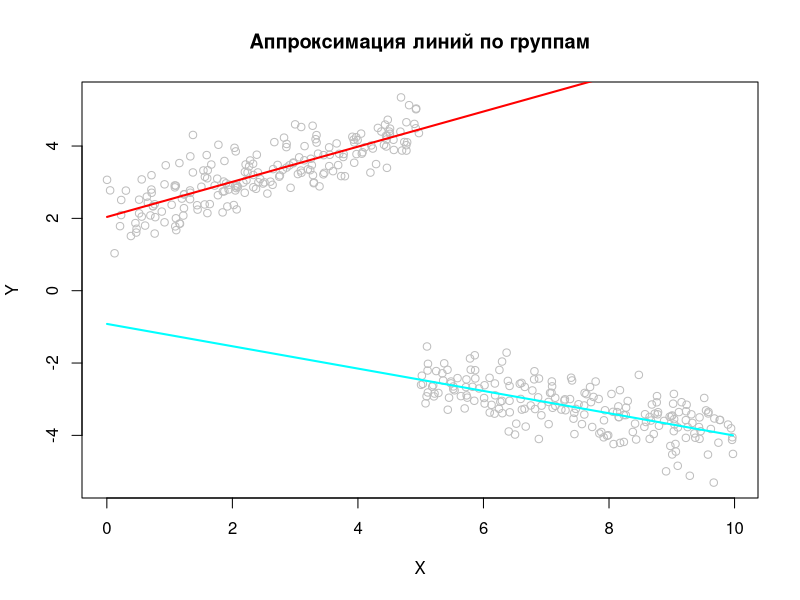

Write the R code that produced this figure.
# Функция генерации зашумленных точек комбинации двух линий
generate_noisy_lines <- function(n_points = 200, noise_level = 0.5) {
  # Создание точек для первой линии
  x1 <- runif(n_points, 0, 5)
  y1 <- 2 + 0.5 * x1 + rnorm(n_points, 0, noise_level)
  
  # Создание точек для второй линии
  x2 <- runif(n_points, 5, 10)
  y2 <- -1 - 0.3 * x2 + rnorm(n_points, 0, noise_level)
  
  # Объединение точек
  x <- c(x1, x2)
  y <- c(y1, y2)
  
  return(list(x = x, y = y))
}

# Функция для выполнения K-средних
k_means_manual <- function(x, y, k) {
  # Инициализация центров кластеров случайными точками
  set.seed(123)
  centers <- data.frame(x = sample(x, k), y = sample(y, k))
  
  # Переменная для хранения предыдущих центров
  prev_centers <- data.frame(x = numeric(k), y = numeric(k))
  
  while (!all(centers == prev_centers)) {
    # Присвоение точек к ближайшему центру
    distances <- as.matrix(dist(rbind(centers, data.frame(x = x, y = y))))
    cluster_assignments <- apply(distances[1:k, (k + 1):(k + length(x))], 2, which.min)
    
    # Сохранение предыдущих центров
    prev_centers <- centers
    
    # Обновление центров кластеров
    centers <- data.frame(
      x = tapply(x, cluster_assignments, mean),
      y = tapply(y, cluster_assignments, mean)
    )
  }
  
  return(cluster_assignments)
}

# Функция линейной регрессии методом наименьших квадратов
linear_regression_manual <- function(x, y) {
  x_mean <- mean(x)
  y_mean <- mean(y)
  
  numerator <- sum((x - x_mean) * (y - y_mean))
  denominator <- sum((x - x_mean)^2)
  
  slope <- numerator / denominator
  intercept <- y_mean - slope * x_mean
  
  return(list(slope = slope, intercept = intercept))
}

# Функция для анализа и аппроксимации линий
analyze_and_fit_lines <- function(x, y, k) {
  # Кластеризация
  cluster_assignments <- k_means_manual(x, y, k)
  
  # Список для хранения линий
  lines <- list()
  
  # Для каждой группы точек
  for (i in 1:k) {
    group_x <- x[cluster_assignments == i]
    group_y <- y[cluster_assignments == i]
    
    # Пропуск группы, если в ней недостаточно точек
    if (length(group_x) < 2) next
    
    # Линейная регрессия для группы
    line <- linear_regression_manual(group_x, group_y)
    lines[[i]] <- line
  }
  
  return(lines)
}

# Визуализация результатов
visualize_results <- function(x, y, lines, k) {
  plot(x, y, col = 'gray', 
       main = 'Аппроксимация линий по группам',
       xlab = 'X', ylab = 'Y')
  
  # Цвета для линий
  line_colors <- rainbow(k)
  
  # Отрисовка аппроксимированных линий
  for (i in 1:length(lines)) {
    model <- lines[[i]]
    
    # Диапазон x для линии
    x_line <- seq(min(x), max(x), length.out = 100)
    y_line <- model$intercept + model$slope * x_line
    
    # Отрисовка линии
    lines(x_line, y_line, 
          col = line_colors[i], 
          lwd = 2)
  }
}

# Пример использования
set.seed(123)

# Генерация зашумленных точек
noisy_data <- generate_noisy_lines(n_points = 200, noise_level = 0.5)

# # Проведение анализа и аппроксимации линий
k <- 2  # Количество групп
lines <- analyze_and_fit_lines(noisy_data$x, noisy_data$y, k)

# Визуализация результатов
visualize_results(noisy_data$x, noisy_data$y, lines, k)